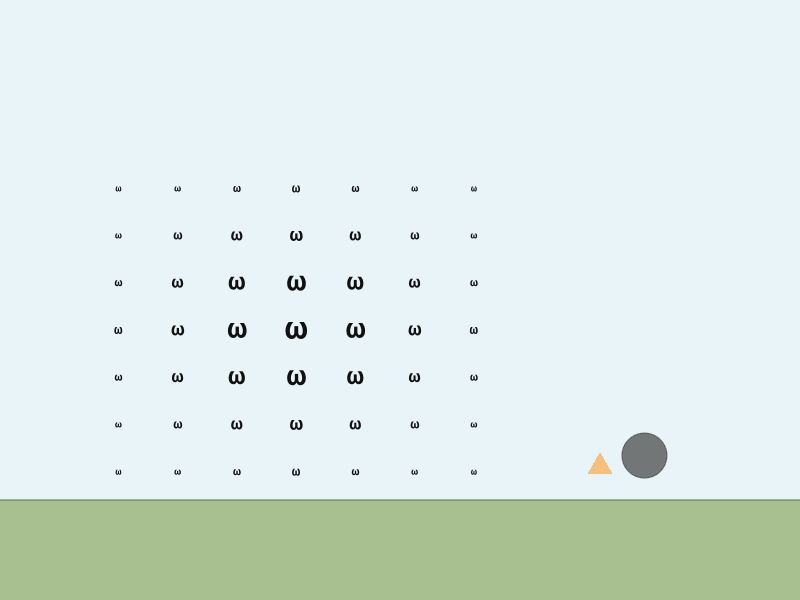
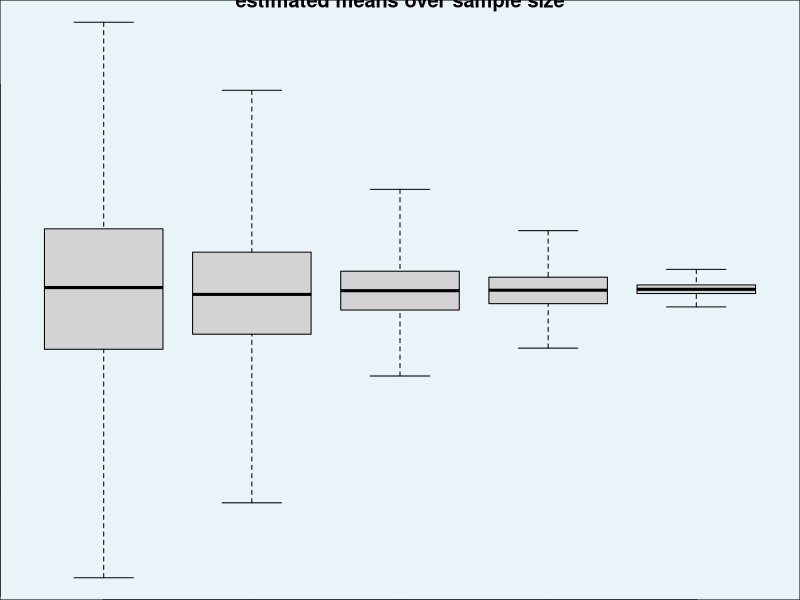
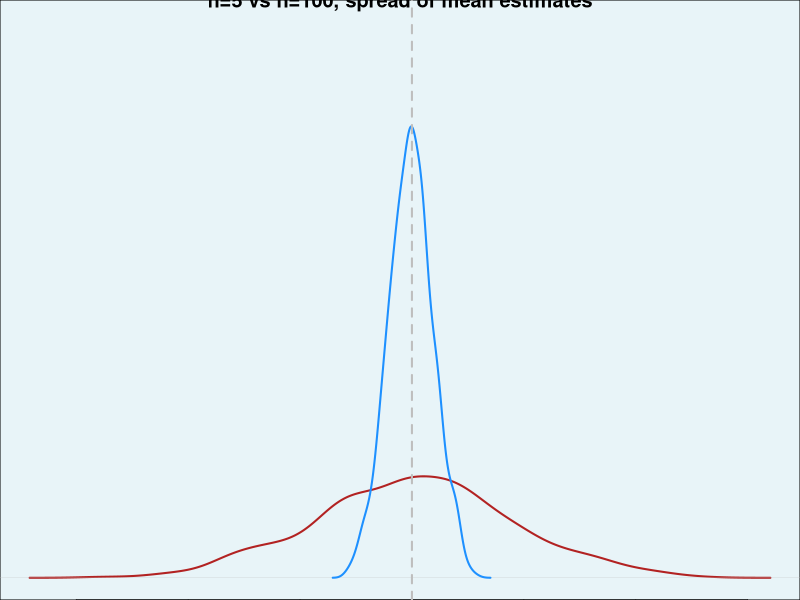
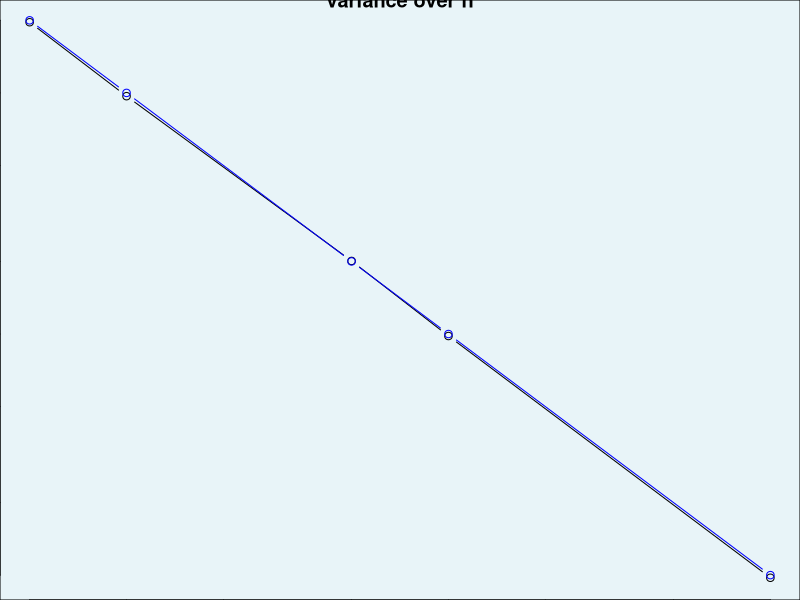
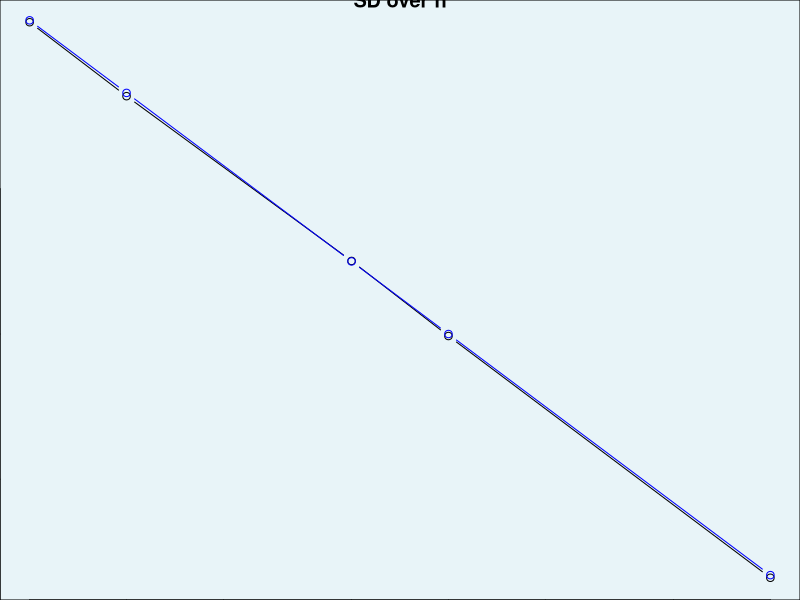

Write R code to recreate these figures, in order.
## ---- chunk 1
#| label: initialize
#| echo: FALSE
knitr::opts_chunk$set(echo = TRUE, fig.width=7, fig.height=5) 
## ---- chunk 2
suppressPackageStartupMessages({

  library(palmerpenguins)

})

table(penguins$species)

gentoo_mass <- penguins$body_mass_g[
  penguins$species == "Gentoo" & !is.na(penguins$body_mass_g)
]

cat("\nnumber of Gentoos:\n")
length(gentoo_mass)
## ---- chunk 3
#| echo: false
plot_penguin_sample <- function(population, sample_mass, hd = FALSE) {
  n <- length(sample_mass)
  plot(
    NA,
    xlim = range(population),
    ylim = c(0.5, 1.5),
    yaxt = "n",
    ylab = "",
    bty = "l",
    main = paste0("Sample of n = ", n, " Gentoo penguins"),
    xlab = "body mass (g)"
  )
  y_pos <- jitter(rep(1, n), amount = 0.3)
  if (hd) {
    text(x = sample_mass, y = y_pos, labels = "\U1F427", cex = 1.5)
  } else {
    points(x = sample_mass, y = y_pos, pch = 19,
           col = adjustcolor("grey30", 0.75), cex = 2.2)
    points(x = sample_mass - 45, y = y_pos - .01, pch = 17,
           col = adjustcolor("darkorange", 0.5), cex = 1.2)
  }
  abline(v = mean(sample_mass), col = "firebrick", lwd = 2)
  abline(v = mean(population), col = "darkgreen", lwd = 2, lty = 2)
  legend(
    "topright",
    legend = c(
      paste0("sample mean = ", round(mean(sample_mass))),
      paste0("population mean = ", round(mean(population)))
    ),
    col = c("firebrick", "darkgreen"),
    lty = c(1, 2),
    lwd = 2, 
    y.intersp = 1.5
  )
}
## ---- chunk 4
#| echo: false
plot_mean_median <- function(x) {
  n <- length(x)
  plot(
    NA,
    xlim = c(0, 8),
    ylim = c(0.5, 1.5),
    yaxt = "n",
    ylab = "",
    bty = "l",
    main = paste0("Sample of n = ", n, " from log-normal"),
    xlab = "value"
  )
  y_pos <- jitter(rep(1, n), amount = 0.3)
  points(x, y_pos, pch = 19,
         col = adjustcolor("grey30", 0.5), cex = 1.2)
  abline(v = mean(x), col = "firebrick", lwd = 2)
  abline(v = median(x), col = "dodgerblue", lwd = 2, lty = 2)
  legend(
    "topright",
    legend = c(
      paste0("mean = ", round(mean(x), 2)),
      paste0("median = ", round(median(x), 2))
    ),
    col = c("firebrick", "dodgerblue"),
    lty = c(1, 2),
    lwd = 2,
    y.intersp = 1.5
  )
}
## ---- chunk 5
#| echo: false
#| fig-width: 4
#| fig-height: 3
par(mar = c(0, 0, 0, 0), bg = "#e8f4f8")
plot.new()
plot.window(xlim = c(0, 10), ylim = c(0, 10))

# ground - lighter green, fills whole bottom
rect(-5, -5, 15, 1.4, col = "#a8c090", border = "#5a7a50")

# 7x7 omega grid, center omegas bigger
for (row in 0:6) {
  for (col in 0:6) {
    dist <- sqrt((col - 3)^2 + (row - 3)^2)
    sz <- 0.45 + 1.4 * exp(-dist^2 / 5)
    text(1.2 + col * 0.8, 1.9 + row * 0.85, "ω",
         cex = sz, font = 2, col = "#111111")
  }
}

# penguin body (circle) and beak (triangle)
px <- 8.3
py <- 2.2
points(px, py, pch = 19, col = adjustcolor("grey30", 0.75), cex = 6)
points(px - 0.6, py - 0.2, pch = 17,
       col = adjustcolor("darkorange", 0.5), cex = 2.5)
## ---- chunk 6
my_list <- list(a = 1, b = 1:5, c = 1:10)
my_list
lapply(X = my_list, FUN = \(x) 2 * x) # iterate over list
## ---- chunk 7
sapply(my_list, \(x) sum(x))
sapply(my_list, \(x) c(sum = sum(x), prod = prod(x)))
## ---- chunk 8
sapply(my_list, sum)
## ---- chunk 9
set.seed(3)
replicate(n=5, expr = { rnorm(n=1) * 10 + 3 })
## ---- chunk 10
set.seed(3)
rnorm(n=5, mean=3, sd=10)
## ---- chunk 11
set.seed(5)
# these 'n' represent sample sizes
n_values <- c(5, 10, 50, 100, 1000)
true_mean <- 5
true_sd <- 1
# estimate means for one simulation per 'n'
est_means <- sapply(n_values, \(n) {
  mean( rnorm(n, mean = true_mean, sd = true_sd) )
})
data.frame(n = n_values, est_means)
## ---- chunk 12
#| exercise: sapply_ex
#| solution: true
set.seed(5)
est_means <- sapply(n_values, \(n) {
  mean( rnorm(n, mean = true_mean, sd = true_sd) )
})
data.frame(n = n_values, est_means)
## ---- chunk 13
simulate_estimating_means <- \(n, nreps, mean, sd) {
  replicate(nreps, {
    mean( rnorm(n=n, mean=mean, sd=sd) )
  })
}
## ---- chunk 14
simulate_estimating_means(n = 100, nreps = 4, mean = -3, sd = 1)
## ---- chunk 15
n_values <- c(5, 10, 50, 100, 1000)
true_mean <- 5
true_sd <- 1
nreps <- 1000 # how many simulations
est_means <- lapply(
  n_values,
  simulate_estimating_means,
  nreps=nreps,
  mean=true_mean,
  sd=true_sd
)
## ---- chunk 16
length(est_means)
head(est_means[[1]])
head(est_means[[5]])
## ---- chunk 17
names(est_means) <- paste0("n=", n_values)
boxplot(
  est_means,
  range = 0, # no 'outliers'
  main = "estimated means over sample size",
  xlab = paste0("simulation sample size (",nreps," per sim.)")
) 
## ---- chunk 18
plot(
  density(est_means[["n=5"]]),
  col = "firebrick",
  lwd = 2,
  ylim = c(0, 5),
  main = "n=5 vs n=100, spread of mean estimates",
  xlab = "mean estimates",
  yaxt = "n", ylab=""
)
lines(
  density(est_means[["n=100"]]),
  col = "dodgerblue",
  lwd = 2
)
abline(v=true_mean, lwd=2, lty=2, col="grey")
## ---- chunk 19
(mean_of_means <- sapply(est_means, mean))
## ---- chunk 20
var_of_means <- sapply(est_means, var)
round(var_of_means, 4)
## ---- chunk 21
plot(n_values, var_of_means, type="b", log="xy", main="variance over n")
# theoretical variance:
points(n_values, 1/n_values, type="b", col="blue")
## ---- chunk 22
plot(n_values, sqrt(var_of_means), type="b", log="xy", main="SD over n")
# theoretical variance:
points(n_values, 1/sqrt(n_values), type="b", col="blue")
## ---- chunk 23
sessionInfo()
